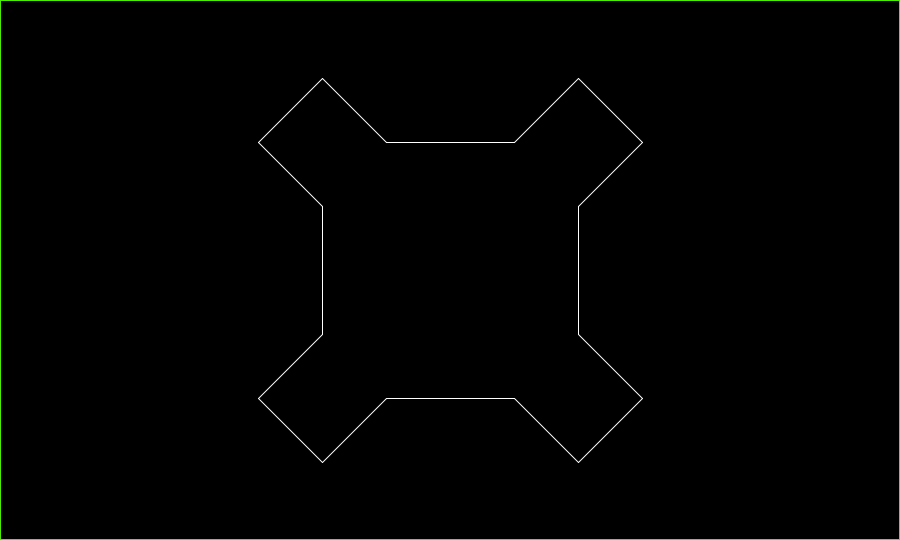
Frame 1 (no input)
Frame 60 (the mouse pressed at the canvas centre just before this capture): identical to frame 1, image omitted
Frame 120 (the mouse held since frame 60 and released just before this capture): identical to frame 1, image omitted

The Processing sketch that drew this single still picture (run headless with seeded random() and noise(); from frame 60 on, the mouse is pressed at the canvas centre):

// Processing sketch: processing_173271
// ── processing_173271.pde

/**
 * Recursive Functions. 
 * 
 */

UserClass _myClass;

void setup() {

  size(900, 540);

  frameRate(25);

  background(#000000);
  stroke(#4aed05);
  smooth();

  _myClass = new UserClass();
}

void draw() {
}

void mousePressed() {

  if (!_myClass.classDone) {
    _myClass.doAction();
  }
  else {
    noLoop();
    println("done");
  }
}

void keyPressed() {

  if (!_myClass.classDone) {
    _myClass.doAction();
  }
  else {
    noLoop();
    println("done");
  }
}

class UserClass {

  int depth;
  int unit;

  int xCP, yCP;
  int x0, y0;

  boolean classDone = false;

  UserClass() {                             // we construct our class...

    depth = 0;
    unit  = 128;

    x0    = width/2;
    y0    = height/2 + unit;

    fill(0);
    rect(0, 0, width - 1, height - 1);

    setInstance();
  }

  void doAction() {

    setInstance(); 

    if (depth == 8) {
      classDone = true;   // end recursion, very important...
    }
  }  

  void setInstance() {

    setContext();

    s(depth);
  }

  void setContext() {

    depth++;

    switch (depth) {
    case 1: 
      stroke(#ffffff); 
      break;
    case 2: 
      stroke(#ff0000); 
      break;
    case 3: 
      stroke(#00ff00); 
      break;
    case 4: 
      stroke(#0000ff); 
      break;
    case 5: 
      stroke(#ff00ff); 
      break;
    case 6: 
      stroke(#00ffff); 
      break;
    case 7: 
      stroke(#ffff00); 
      break;
    default: 
      stroke(#ffffff); 
      break;
    }

    x0 = x0 - unit;
    unit = unit/2;
    y0 = y0 + unit;

    xCP = x0;
    yCP = y0;
  }

  void s(int i) {

    a(depth);
    lineRel(xCP+unit, yCP-unit);
    b(depth);
    lineRel(xCP-unit, yCP-unit);
    c(depth);
    lineRel(xCP-unit, yCP+unit);
    d(depth);
    lineRel(xCP+unit, yCP+unit);
  }

  void a(int i) {

    if (i > 0) {

      a(i-1);
      lineRel(xCP+unit, yCP-unit);
      b(i-1);
      lineRel(xCP+2*unit, yCP);
      d(i-1);
      lineRel(xCP+unit, yCP+unit);
      a(i-1);
    }
  }

  void b(int i) {

    if (i > 0) {

      b(i-1);
      lineRel(xCP-unit, yCP-unit);
      c(i-1);
      lineRel(xCP, yCP-2*unit);
      a(i-1);
      lineRel(xCP+unit, yCP-unit);
      b(i-1);
    }
  }

  void c(int i) {

    if (i > 0) {

      c(i-1);
      lineRel(xCP-unit, yCP+unit);
      d(i-1);
      lineRel(xCP-2*unit, yCP);
      b(i-1);
      lineRel(xCP-unit, yCP-unit);
      c(i-1);
    }
  }

  void d(int i) {

    if (i > 0) {

      d(i-1);
      lineRel(xCP+unit, yCP+unit);
      a(i-1);
      lineRel(xCP, yCP+2*unit);
      c(i-1);
      lineRel(xCP-unit, yCP+unit);
      d(i-1);
    }
  }

  void lineRel(int x, int y) {

    line(xCP, yCP, x, y);

    xCP = x;
    yCP = y;
  }
} // end UserClass
